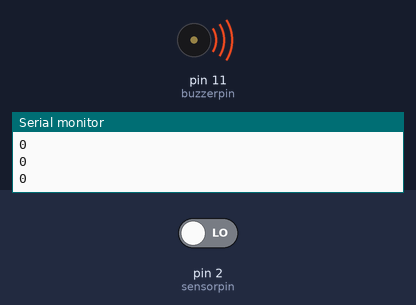
Simulated run of this sketch. Board: Arduino Uno, built with avr-gcc and run on an emulated ATmega328P. Shown: buzzer (waves = sounding, pin HIGH), the last lines printed to the serial monitor. The inputs (shaded band) are chosen by the test bench; at power-on: pin 2 (sensorpin) LOW.

Above: at 1.2 s.
1.3 s: pin 2 (sensorpin) driven HIGH
At 2.0 s:
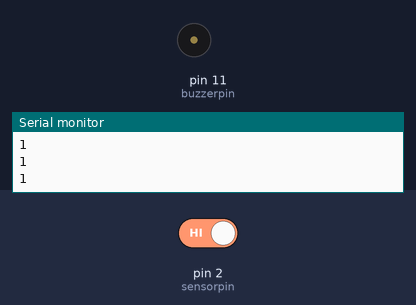
2.9 s: pin 2 (sensorpin) driven LOW
At 3.3 s:
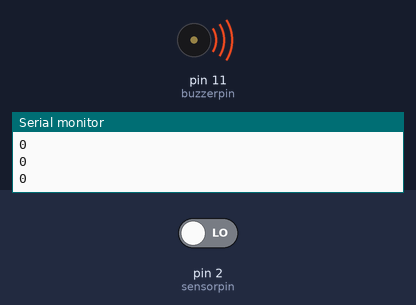
Timing chart, 0 to 5.9 s (numbered marks = the images above; inputs shaded):
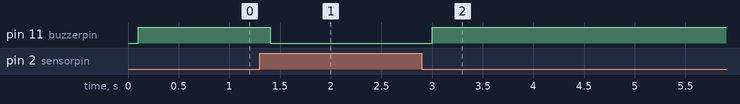

The sketch:

WindowGuard.ino
```cpp
const int sensorpin = 2;
const int buzzerpin = 11;
int sensorstate = 0;
void setup() {
  pinMode(buzzerpin, OUTPUT);
  pinMode(sensorpin, INPUT);
  Serial.begin(9600);
}
void loop() {
  sensorstate = digitalRead(sensorpin);
  Serial.println(sensorstate);
  delay(100);
  if(sensorstate == HIGH)
  {
    digitalWrite(buzzerpin, LOW);
  }
  else
  {
    digitalWrite(buzzerpin, HIGH);
  }
}
```

Measured:
- after the input at 1.3 s, pin 11 (buzzerpin): HIGH → LOW after 0.10 s
- after the input at 2.9 s, pin 11 (buzzerpin): LOW → HIGH after 0.10 s
